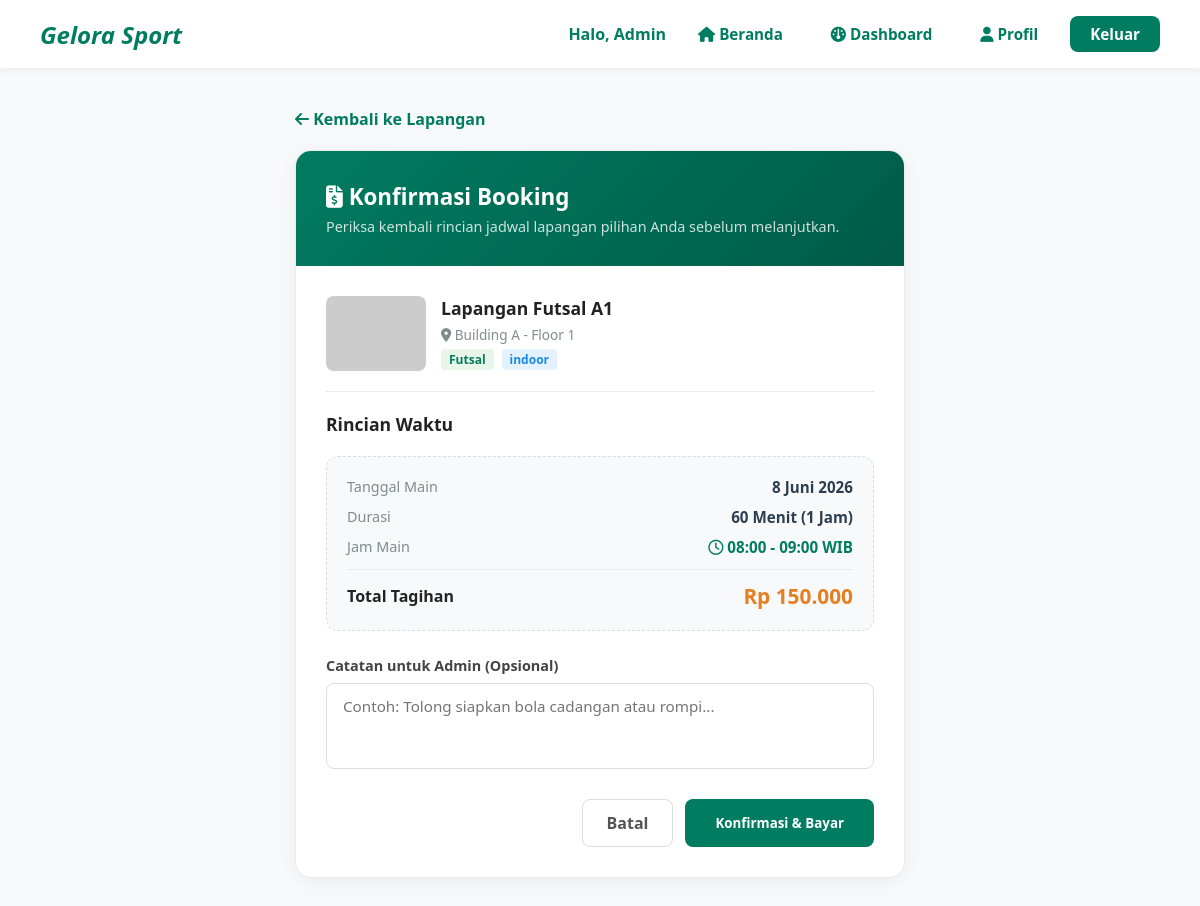
Screenshot of /index.php?page=checkout&slot_id=491 (signed in) with the database file from the repository.
### tables this page shows
CREATE TABLE `lapangan` (
  `id` int NOT NULL,
  `nama` varchar(100) NOT NULL,
  `jenis` enum('Futsal','Badminton','Basketball') NOT NULL,
  `lokasi` varchar(150) NOT NULL,
  `tipe` enum('indoor','outdoor') NOT NULL DEFAULT 'indoor',
  `material` varchar(100) DEFAULT NULL,
  `deskripsi` text,
  `harga_per_jam` decimal(10,0) NOT NULL,
  `status` enum('Aktif','Perawatan','Nonaktif') NOT NULL DEFAULT 'Aktif',
  `foto_url` varchar(500) DEFAULT NULL,
  `rating` decimal(2,1) DEFAULT '5.0',
  `created_at` datetime NOT NULL DEFAULT CURRENT_TIMESTAMP
);

CREATE TABLE `slot_waktu` (
  `id` int NOT NULL,
  `lapangan_id` int NOT NULL,
  `tanggal` date NOT NULL,
  `jam_mulai` time NOT NULL,
  `jam_selesai` time NOT NULL,
  `harga` decimal(10,0) NOT NULL,
  `status` enum('Tersedia','Dipesan','Ditutup') NOT NULL DEFAULT 'Tersedia'
);

### controllers/CheckoutController.php (called while the page is built, shortened)
<?php
require_once __DIR__ . '/../config/helper.php';
require_once __DIR__ . '/../models/LapanganModel.php';
require_once __DIR__ . '/../models/SlotWaktuModel.php';
class CheckoutController
{
    private LapanganModel  $lapanganModel;
    private SlotWaktuModel $slotModel;
    public function __construct()
    {
        $this->lapanganModel  = new LapanganModel();
        $this->slotModel      = new SlotWaktuModel();
    }
    public function index(): void
    {
        $user = currentUser();
        $slotId = (int)($_GET['slot_id'] ?? 0);
        $slot = $this->slotModel->findAvailable($slotId);
        $lap = $this->lapanganModel->findById($slot['lapangan_id']);
        require __DIR__ . '/../views/checkout.php';
    }
}

### config/helper.php (called while the page is built, shortened)
<?php
function currentUser(): ?array {
    return $_SESSION['user'] ?? null;
}
function formatRupiah(int $n): string {
    return 'Rp ' . number_format($n, 0, ',', '.');
}
function formatTanggal(string $date): string {
    $bulan = ['', 'Januari','Februari','Maret','April','Mei','Juni',
              'Juli','Agustus','September','Oktober','November','Desember'];
    $ts = strtotime($date);
    return date('j', $ts) . ' ' . $bulan[(int)date('n', $ts)] . ' ' . date('Y', $ts);
}
function e(string $str): string {
    return htmlspecialchars($str, ENT_QUOTES, 'UTF-8');
}

### config/db.php (called while the page is built, shortened)
<?php
function getDB(): PDO {
    static $pdo = null;
    if ($pdo === null) {
        try {
            $dsn = "mysql:host=" . DB_HOST . ";port=" . DB_PORT
                 . ";dbname=" . DB_NAME . ";charset=utf8mb4";
            $pdo = new PDO($dsn, DB_USER, DB_PASS, [
                PDO::ATTR_ERRMODE            => PDO::ERRMODE_EXCEPTION,
                PDO::ATTR_DEFAULT_FETCH_MODE => PDO::FETCH_ASSOC,
                PDO::ATTR_EMULATE_PREPARES   => false,
            ]);
        } catch (PDOException $e) {
            http_response_code(500);
            die(json_encode(['error' => 'Koneksi database gagal: ' . $e->getMessage()]));
        }
    }
    return $pdo;
}

### models/SlotWaktuModel.php (called while the page is built, shortened)
<?php
require_once __DIR__ . '/../config/db.php';
class SlotWaktuModel
{
    private PDO $db;
    public function __construct()
    {
        $this->db = getDB();
    }
    public function findAvailable(int $slotId): ?array
    {
        $stmt = $this->db->prepare("SELECT * FROM slot_waktu WHERE id = ? AND status = 'Tersedia' LIMIT 1");
        $stmt->execute([$slotId]);
        $slot = $stmt->fetch();
        return $slot ?: null;
    }
}

### models/LapanganModel.php (called while the page is built, shortened)
<?php
require_once __DIR__ . '/../config/db.php';
class LapanganModel
{
    private PDO $db;
    public function __construct()
    {
        $this->db = getDB();
    }
    public function findById(int $id): ?array
    {
        $stmt = $this->db->prepare("SELECT * FROM lapangan WHERE id = ? LIMIT 1");
        $stmt->execute([$id]);
        $lap = $stmt->fetch();
        return $lap ?: null;
    }
}

### views/checkout.php (the view, shortened to what this page needs)
<!DOCTYPE html>
<html lang="id">
<head>
    <link rel="stylesheet" href="assets/css/style.css">
    <link rel="stylesheet" href="https://cdnjs.cloudflare.com/ajax/libs/font-awesome/6.4.0/css/all.min.css">
</head>
<body class="checkout-page" style="background-color: #f8f9fa; font-family: 'Segoe UI', Tahoma, Geneva, Verdana, sans-serif; min-height: 100vh;">
    <nav class="navbar">
        <div class="logo">Gelora Sport</div>
        <div class="nav-menu">
            <span style="color:#007c60; font-weight:600;">Halo, <?= e(explode(' ', $user['nama'])[0]) ?></span>
            <a href="index.php?page=beranda" class="login-link"><i class="fa-solid fa-house"></i> Beranda</a>
            <a href="index.php?page=dashboard" class="login-link"><i class="fa-solid fa-gauge"></i> Dashboard</a>
            <a href="index.php?page=profile" class="login-link"><i class="fa-solid fa-user"></i> Profil</a>
            <a href="index.php?page=logout" class="register-btn">Keluar</a>
        </div>
    </nav>
    <div style="max-width: 650px; margin: 40px auto; padding: 0 20px;">
        <a href="index.php?page=detail&id=<?= $lap['id'] ?>" style="text-decoration:none;color:#007c60;font-weight:bold;display:inline-block;margin-bottom:20px;">
            <i class="fa-solid fa-arrow-left"></i> Kembali ke Lapangan
        </a>
        <div style="background: white; border-radius: 16px; box-shadow: 0 4px 20px rgba(0,0,0,0.06); border: 1px solid #eaeaea; overflow: hidden;">
            <div style="background: linear-gradient(135deg, #007c60, #005b48); padding: 30px; color: white;">
                <h2 style="margin: 0; font-size: 1.4rem; font-weight: 700;"><i class="fa-solid fa-file-invoice-dollar"></i> Konfirmasi Booking</h2>
                <p style="margin: 5px 0 0; opacity: 0.8; font-size: 0.9rem;">Periksa kembali rincian jadwal lapangan pilihan Anda sebelum melanjutkan.</p>
            </div>
            <form method="POST" action="index.php?page=checkout&slot_id=<?= $slot['id'] ?>" style="padding: 30px;">
                <div style="display: flex; gap: 15px; border-bottom: 1px solid #eaeaea; padding-bottom: 20px; margin-bottom: 20px;">
                    <div style="width: 100px; height: 75px; border-radius: 8px; overflow: hidden; background: #eee;">
                        <img src="<?= e($lap['foto_url'] ?? '') ?>" alt="<?= e($lap['nama']) ?>"
                             style="width:100%; height:100%; object-fit:cover;"
                             onerror="this.src='https://via.placeholder.com/100x75?text=No+Image'">
                    </div>
                    <div>
                        <h4 style="margin: 0 0 5px; font-size: 1.1rem; color: #222;"><?= e($lap['nama']) ?></h4>
                        <span style="font-size: 0.85rem; color: #7f8c8d; display: block; margin-bottom: 5px;"><i class="fa-solid fa-location-dot"></i> <?= e($lap['lokasi']) ?></span>
                        <div style="display: flex; gap: 8px;">
                            <span style="background: #e8f5e9; color: #007c60; font-size: 0.75rem; padding: 2px 8px; border-radius: 4px; font-weight: 600;"><?= e($lap['jenis']) ?></span>
                            <span style="background: #e3f2fd; color: #1e88e5; font-size: 0.75rem; padding: 2px 8px; border-radius: 4px; font-weight: 600;"><?= e($lap['tipe']) ?></span>
                        </div>
                    </div>
                </div>
                <h3 style="margin-bottom: 15px; color: #222; font-size: 1.1rem; padding-bottom: 5px;">Rincian Waktu</h3>
                <div style="background: #f8f9fa; padding: 20px; border-radius: 12px; border: 1px dashed #ddd; margin-bottom: 25px;">
                    <div style="display: flex; justify-content: space-between; margin-bottom: 10px;">
                        <span style="color: #7f8c8d; font-size: 0.9rem;">Tanggal Main</span>
                        <strong style="color: #2c3e50; font-size: 0.95rem;"><?= formatTanggal($slot['tanggal']) ?></strong>
                    </div>
                    <div style="display: flex; justify-content: space-between; margin-bottom: 10px;">
                        <span style="color: #7f8c8d; font-size: 0.9rem;">Durasi</span>
                        <strong style="color: #2c3e50; font-size: 0.95rem;">60 Menit (1 Jam)</strong>
                    </div>
                    <div style="display: flex; justify-content: space-between; margin-bottom: 10px;">
                        <span style="color: #7f8c8d; font-size: 0.9rem;">Jam Main</span>
                        <strong style="color: #007c60; font-size: 0.95rem;"><i class="fa-regular fa-clock"></i> <?= substr($slot['jam_mulai'], 0, 5) ?> - <?= substr($slot['jam_selesai'], 0, 5) ?> WIB</strong>
                    </div>
                    <hr style="border: 0; border-top: 1px solid #eaeaea; margin: 12px 0;">
                    <div style="display: flex; justify-content: space-between; align-items: center;">
                        <span style="color: #222; font-weight: 600; font-size: 1rem;">Total Tagihan</span>
                        <strong style="color: #e67e22; font-size: 1.3rem; font-weight: 700;"><?= formatRupiah((int)$slot['harga']) ?></strong>
                    </div>
                </div>
                <div style="margin-bottom: 25px;">
                    <label style="display: block; font-weight: 600; font-size: 0.9rem; color: #444; margin-bottom: 8px;">Catatan untuk Admin (Opsional)</label>
                    <textarea name="catatan" placeholder="Contoh: Tolong siapkan bola cadangan atau rompi..." rows="3"
                              style="width: 100%; padding: 12px 16px; border: 1px solid #ddd; border-radius: 8px; font-size: 0.95rem; outline: none; transition: border-color 0.2s; resize: none;"
                              onfocus="this.style.borderColor='#007c60'" onblur="this.style.borderColor='#ddd'"></textarea>
                </div>
                <div style="display: flex; justify-content: flex-end; gap: 12px;">
                    <a href="index.php?page=detail&id=<?= $lap['id'] ?>" style="text-decoration:none; padding: 12px 24px; border: 1px solid #ddd; border-radius: 8px; color: #555; font-weight: 600; text-align: center; transition: background 0.2s;"
                       onmouseover="this.style.background='#f5f5f5'" onmouseout="this.style.background='none'">Batal</a>
                    <button type="submit" style="padding: 12px 30px; background: #007c60; color: white; border: none; border-radius: 8px; font-weight: 600; cursor: pointer; transition: background 0.2s;"
                            onmouseover="this.style.background='#005b48'" onmouseout="this.style.background='#007c60'">Konfirmasi & Bayar</button>
                </div>
            </form>
        </div>
    </div>
</body>
</html>

### assets/css/style.css (style rules this page uses)
:root { --color-body-bg: #f4f7f6; --color-text: #333333; --color-white: #ffffff; --color-primary: #007c60; --color-primary-dark: #005b48; --color-primary-darker: #0b7a5a; --color-muted: #777777; --color-border: #dddddd; --color-border-light: #eaeaea; --color-success-bg: #e8f5e9; --color-success-soft: #d4edda; --color-warning-bg: #fff3cd; --color-success-text: #155724; --color-danger: #c0392b; --color-danger-bg: #fff8f8; }
* { margin: 0; padding: 0; box-sizing: border-box; font-family: 'Segoe UI', Tahoma, Geneva, Verdana, sans-serif; }
body { background-color: var(--color-body-bg); color: var(--color-text); }
.navbar { background: var(--color-white); display: flex; justify-content: space-between; align-items: center; padding: 16px 40px; box-shadow: 0 2px 8px rgba(0, 0, 0, 0.06); position: sticky; top: 0; z-index: 100; }
.logo { font-size: 1.5rem; font-weight: 800; color: var(--color-primary); font-style: italic; }
.nav-menu { display: flex; align-items: center; gap: 16px; }
.login-link { text-decoration: none; color: var(--color-primary); font-weight: 600; font-size: 0.95rem; padding: 8px 16px; border-radius: 8px; transition: background 0.2s; }
.register-btn { text-decoration: none; background: var(--color-primary); color: var(--color-white); font-weight: 600; font-size: 0.95rem; padding: 8px 20px; border-radius: 8px; transition: background 0.2s; }

### rows the page displays
lapangan: nama "Lapangan Futsal A1", lokasi "Building A - Floor 1", jenis "Futsal", tipe "indoor"
slot_waktu: tanggal "8 Juni 2026", jam_mulai "08:00", jam_selesai "09:00", harga "Rp 150.000"

### other values shown
explode(' ', $user['nama'])[0] "Admin"
